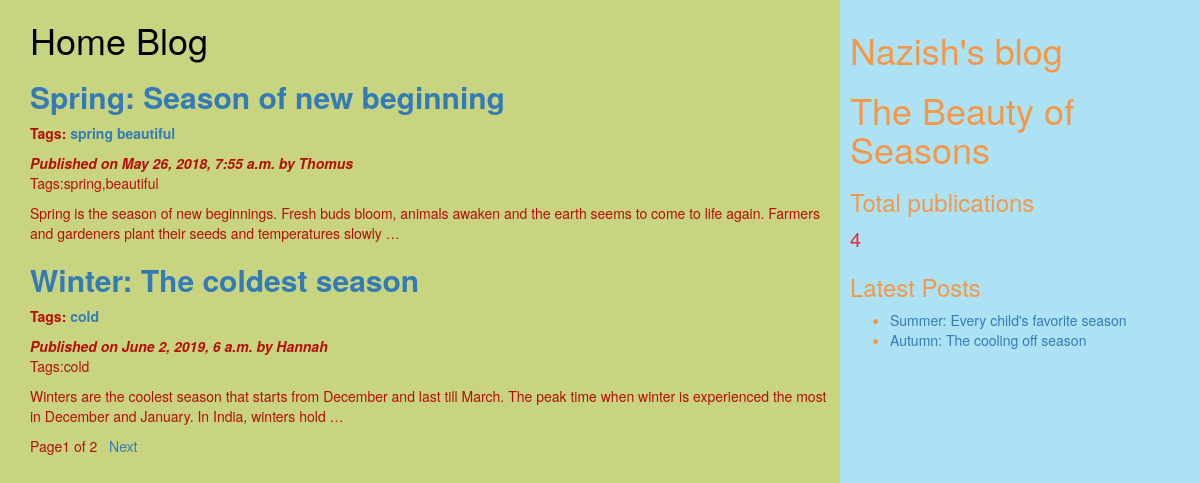
The page / on the database its author committed.
### myapp/models.py (models this page shows, shortened)
class Post(models.Model):
        tags=TaggableManager()
        STATUS_CHOICE=(('draft','Draft'),('published','Published'))
        title=models.CharField(max_length=200)
        slug=models.SlugField(max_length=50,unique_for_date='publish')
        author=models.ForeignKey(User,related_name='blog_posts',on_delete=models.CASCADE)
        body=models.TextField()
        publish=models.DateTimeField(default=timezone.now)
        created=models.DateTimeField(auto_now_add=True)
        updates=models.DateTimeField(auto_now=True)
        status=models.CharField(max_length=20,choices=STATUS_CHOICE,default='draft')
        objects=CustomManager()#create the object w.r.t the specification of CustomManager class
        class Meta:
            ordering=('publish',)
        def get_absolute_url(self):
            return reverse('post_detail',args=[self.publish.year,self.publish.strftime('%m'),self.publish.strftime('%d'),self.slug])#post_detail is the reverse name which is given in urls.py

### myapp/views.py (the view)
# urls.py: url(r'^$',views.post_list_view),
def post_list_view(request,tag_slug=None):
    post_list=Post.objects.all()#to get all the records
    tag=None
    if tag_slug:
        tag=get_object_or_404(Tag,slug=tag_slug)#provided slug
        post_list=post_list.filter(tags__in=[tag])#list out all the post based on the condition that if the post are in tag object
    paginator=Paginator(post_list,2)
    page_number=request.GET.get('page')
    try:
        post_list=paginator.page(page_number)
    except PageNotAnInteger:
        post_list=paginator.page(1)
    except EmptyPage:
        post_list=paginator.page(paginator.num_pages)
    d={'post_list':post_list,'tag':tag}
    return render(request,'myapp/post_list.html',d)

### myapp/models.py (called while the page is built)
    def get_queryset(self):
        return super().get_queryset().filter(status='published') #calling the method i.e get_queryset() that is present in parent class and that parent class is models.manager

### myapp/templatetags/mytags.py (called while the page is built)
@register.simple_tag#using register variable we are accessing simple_tag
def total_posts():
    return Post.objects.count()#returns totak number of posts

@register.inclusion_tag ('myapp/latest_post.html')
def show_latest_posts(count=2):
    latest_posts=Post.objects.order_by('-publish')[:count]
    return {'latest_posts':latest_posts}

### templates/myapp/post_list.html (shortened to what this page needs)
<html>
    {%extends "myapp/parent.html" %}
        {% block content_block %}
        <h1 style="color:black"> Home Blog</h1>
        {% for post in post_list%}
        <a href="{{post.get_absolute_url}}"><h2><b>{{post.title}}</h2></a>
        <p> Tags:
            {% for t in post.tags.all %}
            <a href="{%url 'post_list_by_tag_name' t.slug %}">{{t.name}}</a>
            {% endfor %}
        </p>
        <i> Published on {{post.publish}} by {{post.author|title}}</i></b>
        <p>Tags:{{post.tags.all|join:','}}</p>
        {{post.body|truncatewords:30|linebreaks}}
        {% endfor %}
        {% include 'myapp/pagination.html' with page=post_list%}
        {% endblock %}

### templates/myapp/parent.html (shortened to what this page needs)
<html>
    {% load mytags %}
    <head>
        <link rel="stylesheet" href="https://maxcdn.bootstrapcdn.com/bootstrap/3.3.7/css/bootstrap.min.css">
    </head>
    <body>
        <div class="content" style="width:70%;float:left;height:150%;color:#b60909fa;background-color:#c8d47f;padding:0 0 0 30px">
            {% block content_block %}
            {% endblock %}
        </div>
        <div class="sidebar" style="width:30%;float:right;height:150%;color:#f59749;background-color:#ade2f5;padding:10px">
            <h1>Nazish's blog</h1>
            <h1><p>The Beauty of Seasons</p></h1>
            <h3>Total publications</h3>
            <span style="color: rgb(226, 43, 73);font-size: 20px">
                {% total_posts %}</span>
                <h3>Latest Posts</h3>
                {% show_latest_posts 2 %}
        </div>
    </body>
</html>

### templates/myapp/pagination.html (shortened to what this page needs)
<html>
    <body>
        <div class=paginator>
        <span>Page{{page.number}} of {{page.paginator.num_pages}}</span> &nbsp
        {% if page.has_next %}
        <a href="?page={{page.next_page_number}}">Next</a> &nbsp
        {% endif %}
        </div>
    </body>
</html>

### templates/myapp/latest_post.html
<html>
    <ul>
    {% for post in latest_posts %}
    <li>
        <a href="{post.get_absolute_url}">{{post.title}}</a>
    </li>
    {% endfor %}
    </ul>
</html>

### rows shown on the page
Post: title "Spring: Season of new beginning", publish "May 26, 2018, 7:55 a.m.", author "Thomus", tags.all "spring,beautiful", body "Spring is the season of new beginnings. Fresh buds bloom, animals awaken and the earth seems to come to life again. Farmers and gardeners plant their seeds and temperatures slowly …"
Tag: name "spring"
Tag: name "beautiful"
Post: title "Winter: The coldest season", publish "June 2, 2019, 6 a.m.", author "Hannah", tags.all "cold", body "Winters are the coolest season that starts from December and last till March. The peak time when winter is experienced the most in December and January. In India, winters hold …"
Tag: name "cold"
Post: title "Summer: Every child's favorite season"
Post: title "Autumn: The cooling off season"

### other values the page prints
{{ page.number }} "1"
{{ page.paginator.num_pages }} "2"
